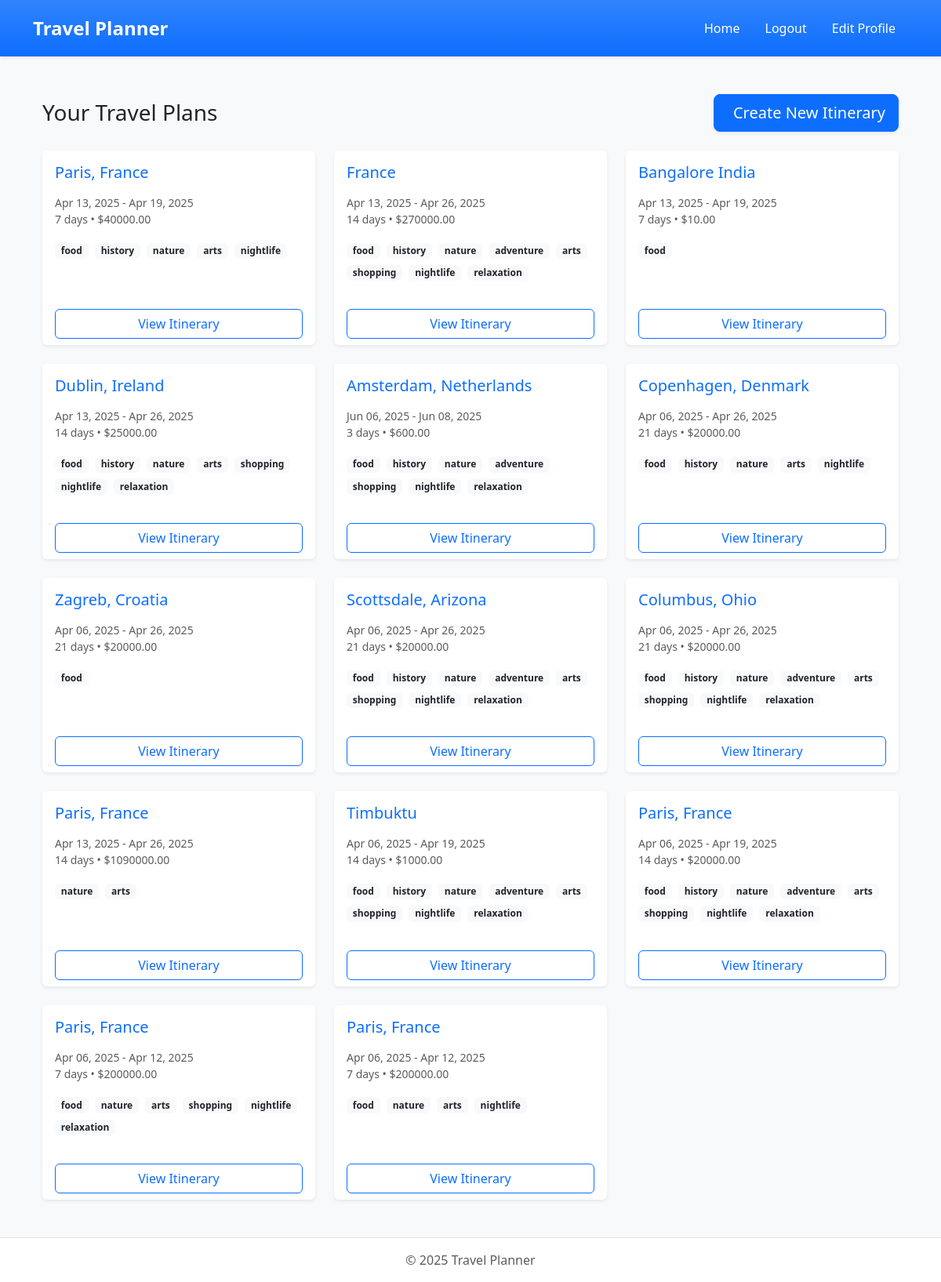
The app's page /home/ (signed in) with its own data.
### users/models.py (models this page shows, shortened)
class Itinerary(models.Model):
    INTEREST_CHOICES = [
        ('food', 'Food & Dining'),
        ('history', 'History & Culture'),
        ('nature', 'Nature & Outdoors'),
        ('adventure', 'Adventure & Sports'),
        ('arts', 'Arts & Museums'),
        ('shopping', 'Shopping & Markets'),
        ('nightlife', 'Nightlife & Entertainment'),
        ('relaxation', 'Relaxation & Wellness'),
    ]
    user = models.ForeignKey(User, on_delete=models.CASCADE)
    destination = models.CharField(max_length=200)
    start_date = models.DateField()
    end_date = models.DateField()
    budget = models.DecimalField(max_digits=10, decimal_places=2, validators=[MinValueValidator(0)])
    interests = models.JSONField(default=list)  # Store multiple interests as a list
    number_of_people = models.PositiveIntegerField(default=1)
    preferred_pace = models.CharField(max_length=20, choices=[
        ('relaxed', 'Relaxed'),
        ('moderate', 'Moderate'),
        ('busy', 'Busy'),
    ], default='moderate')
    generated_plan = models.TextField(blank=True)  # Store the Gemini-generated itinerary
    created_at = models.DateTimeField(auto_now_add=True)
    updated_at = models.DateTimeField(auto_now=True)
    class Meta:
        ordering = ['-created_at']
        verbose_name_plural = 'Itineraries'
    @property
    def duration_days(self):
        return (self.end_date - self.start_date).days + 1

### users/views.py (the view)
# urls.py: 2. Add a URL to urlpatterns:  path('', views.home, name='home')
@login_required
def home(request):
    itineraries = Itinerary.objects.filter(
        user=request.user).order_by('-created_at')
    return render(request, 'users/home.html', {'itineraries': itineraries})

### templates/users/home.html (shortened to what this page needs)
{% extends 'base.html' %}
{% block content %}
<div class="container py-4">
    <div class="d-flex justify-content-between align-items-center mb-4">
        <h2 class="h3 mb-0">Your Travel Plans</h2>
        <a href="{% url 'create_itinerary' %}" class="btn btn-primary btn-lg shadow-sm hover-lift transition">
            Create New Itinerary
        </a>
    </div>
    {% if itineraries %}
        <div class="row g-4">
            {% for itinerary in itineraries %}
                <div class="col-md-6 col-lg-4">
                    <div class="card h-100 border-0 shadow-sm hover-lift transition">
                        <div class="card-body">
                            <h3 class="h5 card-title text-primary mb-3">{{ itinerary.destination }}</h3>
                            <div class="mb-3">
                                <small class="text-muted d-block">{{ itinerary.start_date|date:"M d, Y" }} - {{ itinerary.end_date|date:"M d, Y" }}</small>
                                <small class="text-muted d-block">{{ itinerary.duration_days }} days • ${{ itinerary.budget }}</small>
                            </div>
                            <div class="mb-3">
                                {% for interest in itinerary.interests %}
                                    <span class="badge bg-light text-dark me-1 mb-1">{{ interest }}</span>
                                {% endfor %}
                            </div>
                        </div>
                        <div class="card-footer bg-transparent border-0 pt-0">
                            <a href="{% url 'view_itinerary' pk=itinerary.pk %}" class="btn btn-outline-primary w-100">
                                View Itinerary
                            </a>
                        </div>
                    </div>
                </div>
            {% endfor %}
        </div>
    {% endif %}
</div>
{% endblock %}

### templates/base.html (shortened to what this page needs)
<!DOCTYPE html>
<html lang="en">
<head>
    <link href="https://cdn.jsdelivr.net/npm/bootstrap@5.3.0-alpha1/dist/css/bootstrap.min.css" rel="stylesheet">
</head>
<body class="min-h-screen bg-light font-sans">
    <header class="bg-primary bg-gradient shadow-sm">
        <div class="container py-3">
            <div class="d-flex flex-wrap justify-content-between align-items-center">
                <h1 class="h4 mb-0 text-white fw-bold">Travel Planner</h1>
                {% if user.is_authenticated %}
                <nav>
                    <ul class="nav m-0">
                        <li class="nav-item">
                            <a class="nav-link text-white hover-opacity-75 transition" href="{% url 'home' %}">Home</a>
                        </li>
                        <li class="nav-item">
                            <a class="nav-link text-white hover-opacity-75 transition" href="{% url 'logout' %}">Logout</a>
                        </li>
                        <li>
                           <a class="nav-link text-white hover-opacity-75 transition" href="{% url 'update_profile' %}">Edit Profile</a>
                        </li>
                    </ul>
                </nav>
                {% endif %}
            </div>
        </div>
    </header>
    <main class="container py-4">
        {% block content %}{% endblock %}
    </main>
    <footer class="mt-auto py-3 bg-white border-top">
        <div class="container text-center">
            <p class="text-muted mb-0">&copy; {% now "Y" %} Travel Planner</p>
        </div>
    </footer>
</body>
</html>

### templates/users/home.html (style rules this page uses)
.hover-lift { transition: transform 0.15s ease; }
.transition { transition: all 0.15s ease; }

### records on screen
Itinerary: destination "Paris, France", start_date "Apr 13, 2025", end_date "Apr 19, 2025", duration_days "7", budget "40000.00", interests "food" "history" "nature" "arts" "nightlife"
Itinerary: destination "France", start_date "Apr 13, 2025", end_date "Apr 26, 2025", duration_days "14", budget "270000.00", interests "food" "history" "nature" "adventure" "arts" "shopping" "nightlife" "relaxation"
Itinerary: destination "Bangalore India", start_date "Apr 13, 2025", end_date "Apr 19, 2025", duration_days "7", budget "10.00", interests "food"
Itinerary: destination "Dublin, Ireland", start_date "Apr 13, 2025", end_date "Apr 26, 2025", duration_days "14", budget "25000.00", interests "food" "history" "nature" "arts" "shopping" "nightlife" "relaxation"
Itinerary: destination "Amsterdam, Netherlands", start_date "Jun 06, 2025", end_date "Jun 08, 2025", duration_days "3", budget "600.00", interests "food" "history" "nature" "adventure" "shopping" "nightlife" "relaxation"
Itinerary: destination "Copenhagen, Denmark", start_date "Apr 06, 2025", end_date "Apr 26, 2025", duration_days "21", budget "20000.00", interests "food" "history" "nature" "arts" "nightlife"
Itinerary: destination "Zagreb, Croatia", start_date "Apr 06, 2025", end_date "Apr 26, 2025", duration_days "21", budget "20000.00", interests "food"
Itinerary: destination "Scottsdale, Arizona", start_date "Apr 06, 2025", end_date "Apr 26, 2025", duration_days "21", budget "20000.00", interests "food" "history" "nature" "adventure" "arts" "shopping" "nightlife" "relaxation"
Itinerary: destination "Columbus, Ohio", start_date "Apr 06, 2025", end_date "Apr 26, 2025", duration_days "21", budget "20000.00", interests "food" "history" "nature" "adventure" "arts" "shopping" "nightlife" "relaxation"
Itinerary: destination "Paris, France", start_date "Apr 13, 2025", end_date "Apr 26, 2025", duration_days "14", budget "1090000.00", interests "nature" "arts"
Itinerary: destination "Timbuktu", start_date "Apr 06, 2025", end_date "Apr 19, 2025", duration_days "14", budget "1000.00", interests "food" "history" "nature" "adventure" "arts" "shopping" "nightlife" "relaxation"
Itinerary: destination "Paris, France", start_date "Apr 06, 2025", end_date "Apr 19, 2025", duration_days "14", budget "20000.00", interests "food" "history" "nature" "adventure" "arts" "shopping" "nightlife" "relaxation"
Itinerary: destination "Paris, France", start_date "Apr 06, 2025", end_date "Apr 12, 2025", duration_days "7", budget "200000.00", interests "food" "nature" "arts" "shopping" "nightlife" "relaxation"
Itinerary: destination "Paris, France", start_date "Apr 06, 2025", end_date "Apr 12, 2025", duration_days "7", budget "200000.00", interests "food" "nature" "arts" "nightlife"
